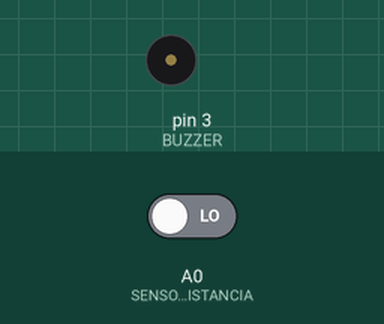
Simulated run of this sketch. Board: Arduino Uno, built with avr-gcc and run on an emulated ATmega328P. Parts: buzzer (waves = sounding). The inputs (shaded band) are chosen by the test bench; at power-on: A0 (SENSOR_DISTANCIA) LOW.

Above: at 1.2 s.
1.3 s: A0 (SENSOR_DISTANCIA) driven HIGH
At 2.6 s:
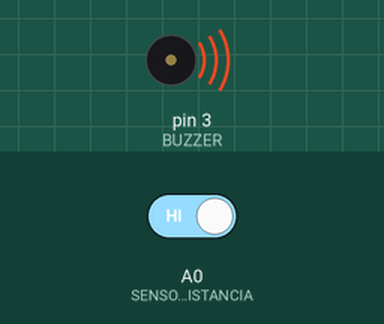
2.9 s: A0 (SENSOR_DISTANCIA) driven LOW
At 4.1 s:
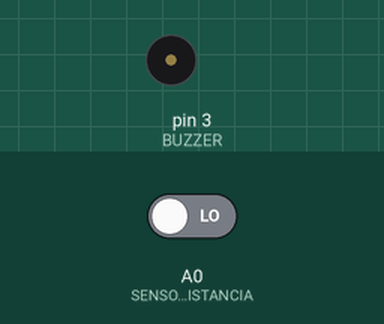
Timing chart, 0 to 5.9 s (numbered marks = the images above; inputs shaded):
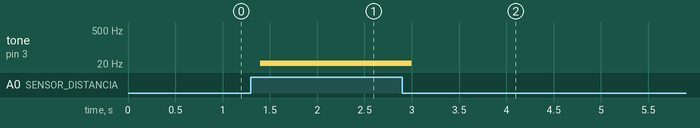

The sketch:

sensor-pir_buzzer1.ino
```cpp
#define SENSOR_DISTANCIA A0
#define BUZZER 3


void setup()
{
  pinMode(SENSOR_DISTANCIA, INPUT);
  pinMode(BUZZER, OUTPUT);
}

void loop()
{
  const int moviment = digitalRead(SENSOR_DISTANCIA);
  if(moviment == 1){
  	tone(BUZZER,21);
  }else{
  noTone(BUZZER);
  }
  delay(200);
}
```

Measured:
- after the input at 1.3 s, tone on pin 3 (BUZZER): silent → 21 Hz after 0.10 s
- after the input at 2.9 s, tone on pin 3 (BUZZER): 21 Hz → silent after 0.10 s
